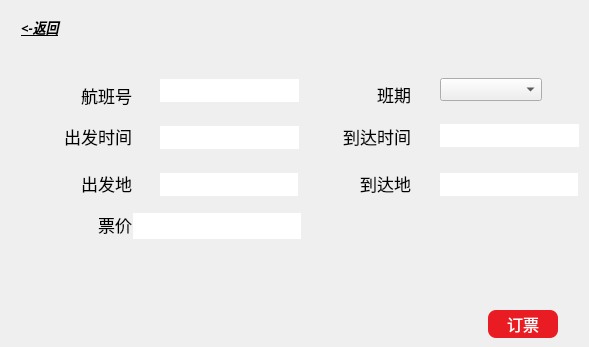
           <widget class="QWidget" name="page_buy">
            <property name="styleSheet">
             <string notr="true">#page_buy{
	background-image: url(:/imag/imag/icon.14.jpg);
}
QLable{
	font: 9pt &quot;宋体&quot;;
}
QLineEdit{
	font: 12pt &quot;宋体&quot;;
}</string>
            </property>
            <widget class="QLabel" name="label_10">
             <property name="geometry">
              <rect>
               <x>320</x>
               <y>168</y>
               <width>91</width>
               <height>31</height>
              </rect>
             </property>
             <property name="font">
              <font>
               <family>宋体</family>
               <pointsize>13</pointsize>
               <weight>50</weight>
               <italic>false</italic>
               <bold>false</bold>
              </font>
             </property>
             <property name="styleSheet">
              <string notr="true">font: 13pt &quot;宋体&quot;;</string>
             </property>
             <property name="text">
              <string>到达地</string>
             </property>
             <property name="alignment">
              <set>Qt::AlignRight|Qt::AlignTrailing|Qt::AlignVCenter</set>
             </property>
            </widget>
            <widget class="QLineEdit" name="lineEditArr">
             <property name="geometry">
              <rect>
               <x>440</x>
               <y>173</y>
               <width>138</width>
               <height>23</height>
              </rect>
             </property>
             <property name="font">
              <font>
               <family>宋体</family>
               <pointsize>12</pointsize>
               <weight>50</weight>
               <italic>false</italic>
               <bold>false</bold>
              </font>
             </property>
             <property name="styleSheet">
              <string notr="true">border:none</string>
             </property>
             <property name="alignment">
              <set>Qt::AlignLeading|Qt::AlignLeft|Qt::AlignVCenter</set>
             </property>
            </widget>
            <widget class="QLabel" name="label_11">
             <property name="geometry">
              <rect>
               <x>320</x>
               <y>79</y>
               <width>91</width>
               <height>31</height>
              </rect>
             </property>
             <property name="font">
              <font>
               <family>宋体</family>
               <pointsize>13</pointsize>
               <weight>50</weight>
               <italic>false</italic>
               <bold>false</bold>
              </font>
             </property>
             <property name="styleSheet">
              <string notr="true">font: 13pt &quot;宋体&quot;;</string>
             </property>
             <property name="text">
              <string>班期</string>
             </property>
             <property name="alignment">
              <set>Qt::AlignRight|Qt::AlignTrailing|Qt::AlignVCenter</set>
             </property>
            </widget>
            <widget class="QLineEdit" name="lineEditArrTime">
             <property name="geometry">
              <rect>
               <x>440</x>
               <y>124</y>
               <width>139</width>
               <height>23</height>
              </rect>
             </property>
             <property name="font">
              <font>
               <family>宋体</family>
               <pointsize>12</pointsize>
               <weight>50</weight>
               <italic>false</italic>
               <bold>false</bold>
              </font>
             </property>
             <property name="styleSheet">
              <string notr="true">border:none</string>
             </property>
             <property name="alignment">
              <set>Qt::AlignLeading|Qt::AlignLeft|Qt::AlignVCenter</set>
             </property>
            </widget>
            <widget class="QLabel" name="label_12">
             <property name="geometry">
              <rect>
               <x>41</x>
               <y>209</y>
               <width>91</width>
               <height>31</height>
              </rect>
             </property>
             <property name="font">
              <font>
               <family>宋体</family>
               <pointsize>13</pointsize>
               <weight>50</weight>
               <italic>false</italic>
               <bold>false</bold>
              </font>
             </property>
             <property name="styleSheet">
              <string notr="true">font: 13pt &quot;宋体&quot;;</string>
             </property>
             <property name="text">
              <string>票价</string>
             </property>
             <property name="alignment">
              <set>Qt::AlignRight|Qt::AlignTrailing|Qt::AlignVCenter</set>
             </property>
            </widget>
            <widget class="QLineEdit" name="lineEditCode">
             <property name="geometry">
              <rect>
               <x>160</x>
               <y>79</y>
               <width>139</width>
               <height>23</height>
              </rect>
             </property>
             <property name="font">
              <font>
               <family>宋体</family>
               <pointsize>12</pointsize>
               <weight>50</weight>
               <italic>false</italic>
               <bold>false</bold>
              </font>
             </property>
             <property name="styleSheet">
              <string notr="true">border:none;
</string>
             </property>
             <property name="alignment">
              <set>Qt::AlignLeading|Qt::AlignLeft|Qt::AlignVCenter</set>
             </property>
            </widget>
            <widget class="QLabel" name="label_13">
             <property name="geometry">
              <rect>
               <x>41</x>
               <y>168</y>
               <width>91</width>
               <height>31</height>
              </rect>
             </property>
             <property name="font">
              <font>
               <family>宋体</family>
               <pointsize>13</pointsize>
               <weight>50</weight>
               <italic>false</italic>
               <bold>false</bold>
              </font>
             </property>
             <property name="styleSheet">
              <string notr="true">font: 13pt &quot;宋体&quot;;</string>
             </property>
             <property name="text">
              <string>出发地</string>
             </property>
             <property name="alignment">
              <set>Qt::AlignRight|Qt::AlignTrailing|Qt::AlignVCenter</set>
             </property>
            </widget>
            <widget class="QLabel" name="label_15">
             <property name="geometry">
              <rect>
               <x>320</x>
               <y>121</y>
               <width>91</width>
               <height>31</height>
              </rect>
             </property>
             <property name="font">
              <font>
               <family>宋体</family>
               <pointsize>13</pointsize>
               <weight>50</weight>
               <italic>false</italic>
               <bold>false</bold>
              </font>
             </property>
             <property name="styleSheet">
              <string notr="true">font: 13pt &quot;宋体&quot;;</string>
             </property>
             <property name="text">
              <string>到达时间</string>
             </property>
             <property name="alignment">
              <set>Qt::AlignRight|Qt::AlignTrailing|Qt::AlignVCenter</set>
             </property>
            </widget>
            <widget class="QLineEdit" name="lineEditLauTime">
             <property name="geometry">
              <rect>
               <x>160</x>
               <y>126</y>
               <width>139</width>
               <height>23</height>
              </rect>
             </property>
             <property name="font">
              <font>
               <family>宋体</family>
               <pointsize>12</pointsize>
               <weight>50</weight>
               <italic>false</italic>
               <bold>false</bold>
              </font>
             </property>
             <property name="styleSheet">
              <string notr="true">border:none</string>
             </property>
             <property name="alignment">
              <set>Qt::AlignLeading|Qt::AlignLeft|Qt::AlignVCenter</set>
             </property>
            </widget>
            <widget class="QPushButton" name="pushButton_7">
             <property name="geometry">
              <rect>
               <x>488</x>
               <y>310</y>
               <width>70</width>
               <height>28</height>
              </rect>
             </property>
             <property name="font">
              <font>
               <family>宋体</family>
               <pointsize>12</pointsize>
               <weight>50</weight>
               <italic>false</italic>
               <bold>false</bold>
              </font>
             </property>
             <property name="styleSheet">
              <string notr="true">QPushButton { 
background-color: rgb(233, 28, 35); 
border-radius: 8px;
 color: rgb(255, 255, 255);
	font: 12pt &quot;宋体&quot;;
 } 
QPushButton:hover { background-color:rgb(255, 32, 36); }
</string>
             </property>
             <property name="text">
              <string>订票</string>
             </property>
             <property name="icon">
              <iconset theme="audio-card">
               <normaloff>../../航班订票管理系统/航班订票管理系统/System_manage</normaloff>../../航班订票管理系统/航班订票管理系统/System_manage</iconset>
             </property>
             <property name="checkable">
              <bool>false</bool>
             </property>
             <property name="checked">
              <bool>false</bool>
             </property>
             <property name="autoDefault">
              <bool>false</bool>
             </property>
             <property name="default">
              <bool>false</bool>
             </property>
            </widget>
            <widget class="QLabel" name="label_17">
             <property name="geometry">
              <rect>
               <x>41</x>
               <y>80</y>
               <width>91</width>
               <height>31</height>
              </rect>
             </property>
             <property name="font">
              <font>
               <family>宋体</family>
               <pointsize>13</pointsize>
               <weight>50</weight>
               <italic>false</italic>
               <bold>false</bold>
              </font>
             </property>
             <property name="styleSheet">
              <string notr="true">font: 13pt &quot;宋体&quot;;</string>
             </property>
             <property name="text">
              <string>航班号</string>
             </property>
             <property name="alignment">
              <set>Qt::AlignRight|Qt::AlignTrailing|Qt::AlignVCenter</set>
             </property>
            </widget>
            <widget class="QLineEdit" name="lineEditLau">
             <property name="geometry">
              <rect>
               <x>160</x>
               <y>173</y>
               <width>138</width>
               <height>23</height>
              </rect>
             </property>
             <property name="font">
              <font>
               <family>宋体</family>
               <pointsize>12</pointsize>
               <weight>50</weight>
               <italic>false</italic>
               <bold>false</bold>
              </font>
             </property>
             <property name="styleSheet">
              <string notr="true">border:none</string>
             </property>
             <property name="alignment">
              <set>Qt::AlignLeading|Qt::AlignLeft|Qt::AlignVCenter</set>
             </property>
            </widget>
            <widget class="QLabel" name="label_14">
             <property name="geometry">
              <rect>
               <x>41</x>
               <y>121</y>
               <width>91</width>
               <height>31</height>
              </rect>
             </property>
             <property name="font">
              <font>
               <family>宋体</family>
               <pointsize>13</pointsize>
               <weight>50</weight>
               <italic>false</italic>
               <bold>false</bold>
              </font>
             </property>
             <property name="styleSheet">
              <string notr="true">font: 13pt &quot;宋体&quot;;</string>
             </property>
             <property name="text">
              <string>出发时间</string>
             </property>
             <property name="alignment">
              <set>Qt::AlignRight|Qt::AlignTrailing|Qt::AlignVCenter</set>
             </property>
            </widget>
            <widget class="QLineEdit" name="lineEditPrice1">
             <property name="geometry">
              <rect>
               <x>133</x>
               <y>213</y>
               <width>168</width>
               <height>26</height>
              </rect>
             </property>
             <property name="font">
              <font>
               <family>宋体</family>
               <pointsize>12</pointsize>
               <weight>50</weight>
               <italic>false</italic>
               <bold>false</bold>
              </font>
             </property>
             <property name="styleSheet">
              <string notr="true">border:none</string>
             </property>
             <property name="alignment">
              <set>Qt::AlignCenter</set>
             </property>
            </widget>
            <widget class="QLabel" name="label_16">
             <property name="geometry">
              <rect>
               <x>133</x>
               <y>74</y>
               <width>168</width>
               <height>36</height>
              </rect>
             </property>
             <property name="styleSheet">
              <string notr="true">
image: url(:/imag/imag/icon.9.png);</string>
             </property>
             <property name="text">
              <string/>
             </property>
            </widget>
            <widget class="QLabel" name="label_19">
             <property name="geometry">
              <rect>
               <x>412</x>
               <y>74</y>
               <width>168</width>
               <height>36</height>
              </rect>
             </property>
             <property name="styleSheet">
              <string notr="true">
image: url(:/imag/imag/icon.10.png);</string>
             </property>
             <property name="text">
              <string/>
             </property>
            </widget>
            <widget class="QLabel" name="label_21">
             <property name="geometry">
              <rect>
               <x>133</x>
               <y>166</y>
               <width>168</width>
               <height>36</height>
              </rect>
             </property>
             <property name="styleSheet">
              <string notr="true">
image: url(:/imag/imag/icon.9.png);</string>
             </property>
             <property name="text">
              <string/>
             </property>
            </widget>
            <widget class="QLabel" name="label_22">
             <property name="geometry">
              <rect>
               <x>412</x>
               <y>166</y>
               <width>168</width>
               <height>36</height>
              </rect>
             </property>
             <property name="styleSheet">
              <string notr="true">
image: url(:/imag/imag/icon.9.png);</string>
             </property>
             <property name="text">
              <string/>
             </property>
            </widget>
            <widget class="QLabel" name="label_23">
             <property name="geometry">
              <rect>
               <x>412</x>
               <y>119</y>
               <width>168</width>
               <height>36</height>
              </rect>
             </property>
             <property name="styleSheet">
              <string notr="true">
image: url(:/imag/imag/icon.10.png);</string>
             </property>
             <property name="text">
              <string/>
             </property>
            </widget>
            <widget class="QLabel" name="label_24">
             <property name="geometry">
              <rect>
               <x>133</x>
               <y>120</y>
               <width>168</width>
               <height>36</height>
              </rect>
             </property>
             <property name="styleSheet">
              <string notr="true">
image: url(:/imag/imag/icon.10.png);</string>
             </property>
             <property name="text">
              <string/>
             </property>
            </widget>
            <widget class="QPushButton" name="pushButtonBack_tohome">
             <property name="geometry">
              <rect>
               <x>0</x>
               <y>16</y>
               <width>80</width>
               <height>21</height>
              </rect>
             </property>
             <property name="font">
              <font>
               <family>宋体</family>
               <pointsize>10</pointsize>
               <weight>75</weight>
               <italic>true</italic>
               <bold>true</bold>
               <underline>true</underline>
               <strikeout>false</strikeout>
               <kerning>true</kerning>
              </font>
             </property>
             <property name="cursor">
              <cursorShape>ArrowCursor</cursorShape>
             </property>
             <property name="mouseTracking">
              <bool>true</bool>
             </property>
             <property name="styleSheet">
              <string notr="true">QPushButton { background-color: none; border-radius: 3px; color: black; } 
QPushButton:hover { background-color:rgb(233, 182, 163); }
</string>
             </property>
             <property name="text">
              <string>&lt;-返回</string>
             </property>
            </widget>
            <widget class="QComboBox" name="comboBox_date">
             <property name="geometry">
              <rect>
               <x>440</x>
               <y>78</y>
               <width>102</width>
               <height>23</height>
              </rect>
             </property>
             <property name="styleSheet">
              <string notr="true">font: 75 12pt &quot;宋体&quot;;</string>
             </property>
            </widget>
            <widget class="QStackedWidget" name="stackedWidget_5">
             <property name="geometry">
              <rect>
               <x>160</x>
               <y>250</y>
               <width>359</width>
               <height>30</height>
              </rect>
             </property>
             <property name="sizePolicy">
              <sizepolicy hsizetype="Preferred" vsizetype="Expanding">
               <horstretch>0</horstretch>
               <verstretch>0</verstretch>
              </sizepolicy>
             </property>
             <property name="maximumSize">
              <size>
               <width>16777215</width>
               <height>30</height>
              </size>
             </property>
             <property name="currentIndex">
              <number>2</number>
             </property>
             <widget class="QWidget" name="page_13"/>
             <widget class="QWidget" name="page_14">
              <widget class="QLabel" name="label_34">
               <property name="geometry">
                <rect>
                 <x>141</x>
                 <y>6</y>
                 <width>84</width>
                 <height>22</height>
                </rect>
               </property>
               <property name="styleSheet">
                <string notr="true">color: rgb(255, 0, 0);</string>
               </property>
               <property name="text">
                <string>输入不能为空！</string>
               </property>
              </widget>
             </widget>
             <widget class="QWidget" name="page_15"/>
             <widget class="QWidget" name="page_16">
              <widget class="QLabel" name="label_36">
               <property name="geometry">
                <rect>
                 <x>155</x>
                 <y>6</y>
                 <width>60</width>
                 <height>17</height>
                </rect>
               </property>
               <property name="styleSheet">
                <string notr="true">color: rgb(0, 170, 0);</string>
               </property>
               <property name="text">
                <string>订票成功！</string>
               </property>
              </widget>
             </widget>
            </widget>
            <zorder>label_24</zorder>
            <zorder>label_23</zorder>
            <zorder>label_22</zorder>
            <zorder>label_21</zorder>
            <zorder>label_19</zorder>
            <zorder>label_10</zorder>
            <zorder>label_11</zorder>
            <zorder>label_12</zorder>
            <zorder>label_13</zorder>
            <zorder>label_15</zorder>
            <zorder>pushButton_7</zorder>
            <zorder>label_17</zorder>
            <zorder>label_14</zorder>
            <zorder>lineEditPrice1</zorder>
            <zorder>label_16</zorder>
            <zorder>lineEditCode</zorder>
            <zorder>lineEditLauTime</zorder>
            <zorder>lineEditLau</zorder>
            <zorder>lineEditArrTime</zorder>
            <zorder>lineEditArr</zorder>
            <zorder>pushButtonBack_tohome</zorder>
            <zorder>comboBox_date</zorder>
            <zorder>stackedWidget_5</zorder>
           </widget>
